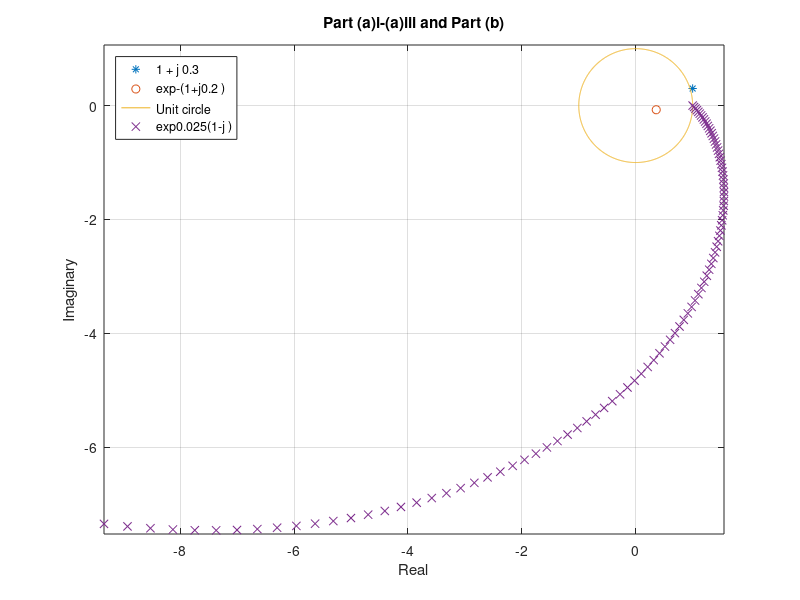
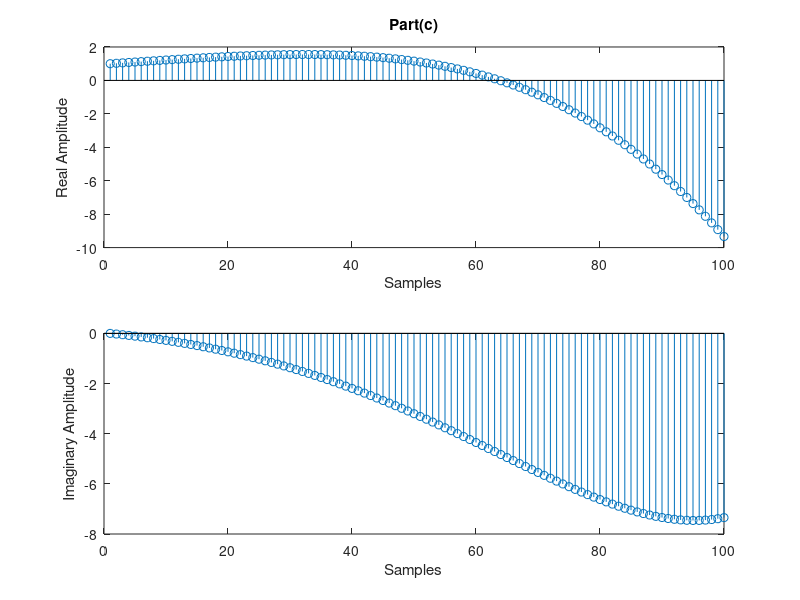
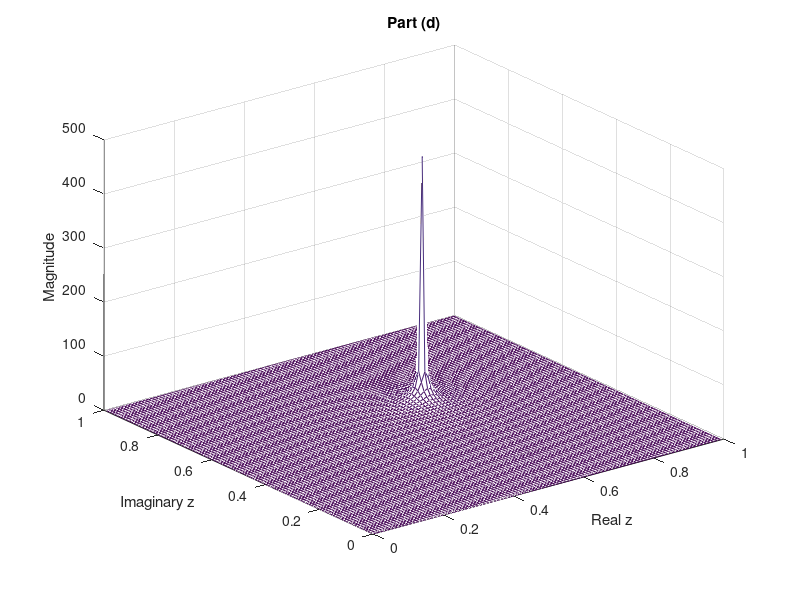

The MATLAB script that drew these images, in order:
% Part ( a ) i
z = 1+j * 0.3 ;
plot( z,'*')
hold on

% Part ( a ) i i
b = exp(-(1+j * 0.2)) ;
plot (b,'o')

% Part ( a ) i i i
theta = linspace(0 ,2*pi , 1001) ;
q = exp (j*theta) ;
plot(q)
axis equal

%part (b)
n = 0: 99;
plot(exp(0.025*(1-j)*n),'x')
legend ( '1 + j 0.3' , 'exp{-(1+j0.2 )}' , 'Unit circle' , 'exp{0.025(1-j )}' , 'Location','northwest')
title('Part (a)i-(a)iii and Part (b)'), xlabel('Real'),ylabel('Imaginary'), grid on

%part (c)
figure, subplot(2,1,1)
stem(real (exp(0.025*(1-j)*n)))
title('Part(c)'),xlabel('Samples'),ylabel('Real Amplitude')
subplot(2,1,2)
stem( imag(exp(0.025*(1 - j)*n)))
xlabel('Samples'),ylabel('Imaginary Amplitude')

%part (d)
% Part (d)
[x,y] = meshgrid(0:0.01:0.99,0:0.01:0.99) ;
z = x + j *y ;
fz = abs((z -0.3)./(z-0.85*exp(j*pi/4))) ;
figure,
mesh(x,y,fz)
title('Part (d)'),zlabel('Magnitude'),xlabel('Real z'), ylabel('Imaginary z')